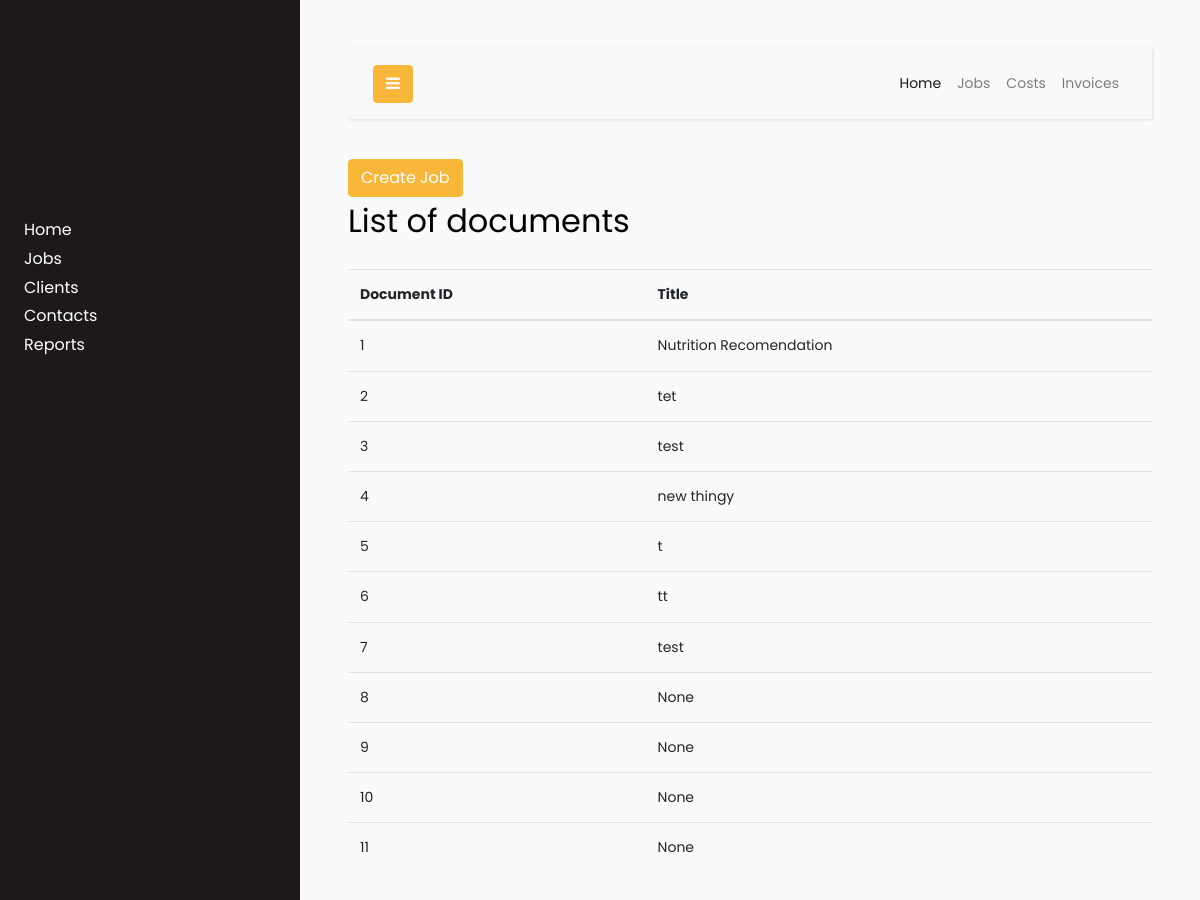
The page / on the database its author committed.
### tables this page shows
CREATE TABLE documents (documentId INTEGER PRIMARY KEY NOT NULL, title STRING);

### main.py (the view)
@app.route('/')
def hello_world():
    documents = engine.execute('select * from documents')
    return render_template('nutrition.html', documents = documents)

### templates/nutrition.html (shortened to what this page needs)
{% extends 'layout.html' %}
{% block content %}
    <a class="btn btn-primary" href={{url_for('createdocument')}} role="button">Create Job</a>
          <div class="row">
              <div class="col-sm"><h2 class="mb-4">List of documents</h2></div>
              <div class="col-sm"></div>
          </div>
          <table class="table">
    <thead>
    <tr>
        <th>Document ID</th>
        <th>Title</th>
    </tr>
    </thead>
    <tbody>
    {% for document in documents %}
    <tr>
        <td>{{document.documentId}}</td>
        <td>{{document.title}}</td>
    </tr>
    {% endfor %}
    </tbody>
    </table>
{% endblock %}

### templates/layout.html (shortened to what this page needs)
<!doctype html>
<html lang="en">
  <head>
    			<link href="{{ url_for('static', filename='style.css') }}" rel="stylesheet" type="text/css">
		<link rel="stylesheet" href="https://stackpath.bootstrapcdn.com/font-awesome/4.7.0/css/font-awesome.min.css">
  </head>
  <body>
		<div class="wrapper d-flex align-items-stretch">
			<nav id="sidebar">
				<div class="p-4 pt-5">
		  		<a href="#" class="img logo rounded-circle mb-5" style="background-image: url(images/logo.jpg);"></a>
	        <ul class="list-unstyled components mb-5">
	          <li class="active">
	            Home
	          </li>
	          <li>
	             Jobs
	          </li>
	          <li>
             Clients
                </li>
	          <li>
             Contacts
	          </li>
                   <li>
              Reports
	          </li>
	        </ul>
	      </div>
    	</nav>
      <div id="content" class="p-4 p-md-5">
        <nav class="navbar navbar-expand-lg navbar-light bg-light">
          <div class="container-fluid">
            <button type="button" id="sidebarCollapse" class="btn btn-primary">
              <i class="fa fa-bars"></i>
            </button>
            <div class="collapse navbar-collapse" id="navbarSupportedContent">
              <ul class="nav navbar-nav ml-auto">
                <li class="nav-item active">
                    <a class="nav-link" href="#">Home</a>
                </li>
                <li class="nav-item">
                    <a class="nav-link" href="#">Jobs</a>
                </li>
                <li class="nav-item">
                    <a class="nav-link" href="#">Costs</a>
                </li>
                <li class="nav-item">
                    <a class="nav-link" href="#">Invoices</a>
                </li>
              </ul>
            </div>
          </div>
        </nav>
      {% block content %}
          {% endblock %}
		</div>
  </body>
</html>

### rows shown on the page
documents: documentId "1", title "Nutrition Recomendation"
documents: documentId "2", title "tet"
documents: documentId "3", title "test"
documents: documentId "4", title "new thingy"
documents: documentId "6", title "tt"
documents: documentId "7", title "test"

### other values the page prints
{{ document.documentId }} "5" "8" "9" "10" "11"
{{ document.title }} "t" "None" "None" "None" "None"
